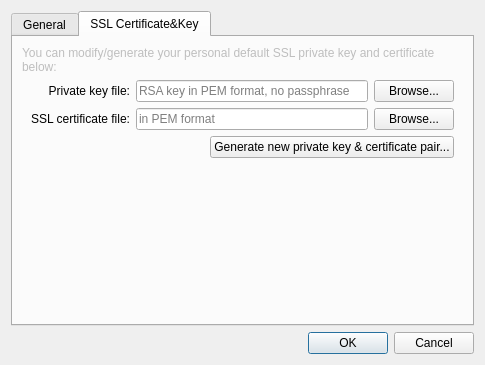
<?xml version="1.0" encoding="UTF-8"?>
<ui version="4.0">
 <class>UISettingsDialog</class>
 <widget class="QDialog" name="UISettingsDialog">
  <property name="geometry">
   <rect>
    <x>0</x>
    <y>0</y>
    <width>485</width>
    <height>365</height>
   </rect>
  </property>
  <property name="windowTitle">
   <string>User Settings</string>
  </property>
  <layout class="QVBoxLayout" name="verticalLayout">
   <item>
    <widget class="QTabWidget" name="tabWidget">
     <property name="currentIndex">
      <number>1</number>
     </property>
     <widget class="QWidget" name="tab_General">
      <attribute name="title">
       <string>General</string>
      </attribute>
      <layout class="QVBoxLayout" name="verticalLayout_2">
       <item>
        <widget class="QCheckBox" name="chkAutoOpenRecentOnStart">
         <property name="text">
          <string>Automatically open most recent profile when GUI starts</string>
         </property>
        </widget>
       </item>
       <item>
        <widget class="QCheckBox" name="chkMinimizeToTrayOnStart">
         <property name="text">
          <string>Minimize application to tray when GUI starts</string>
         </property>
        </widget>
       </item>
       <item>
        <widget class="QCheckBox" name="chkMinimizeToTray">
         <property name="text">
          <string>Minimize application to tray</string>
         </property>
        </widget>
       </item>
       <item>
        <widget class="QCheckBox" name="chkMinimizeToTrayOnClose">
         <property name="text">
          <string>Minimize application to tray when close button pressed</string>
         </property>
        </widget>
       </item>
       <item>
        <widget class="QCheckBox" name="chkAlwaysShowTray">
         <property name="text">
          <string>Always show tray icon</string>
         </property>
        </widget>
       </item>
       <item>
        <spacer name="verticalSpacer">
         <property name="orientation">
          <enum>Qt::Vertical</enum>
         </property>
         <property name="sizeHint" stdset="0">
          <size>
           <width>20</width>
           <height>40</height>
          </size>
         </property>
        </spacer>
       </item>
      </layout>
     </widget>
     <widget class="QWidget" name="tab_SSL">
      <attribute name="title">
       <string>SSL Certificate&amp;&amp;Key</string>
      </attribute>
      <layout class="QVBoxLayout" name="verticalLayout_3">
       <item>
        <widget class="QLabel" name="label">
         <property name="enabled">
          <bool>false</bool>
         </property>
         <property name="text">
          <string>You can modify/generate your personal default SSL private key and certificate below:</string>
         </property>
         <property name="wordWrap">
          <bool>true</bool>
         </property>
        </widget>
       </item>
       <item>
        <widget class="QWidget" name="grpSSL" native="true">
         <layout class="QGridLayout" name="gridLayout">
          <property name="topMargin">
           <number>0</number>
          </property>
          <property name="bottomMargin">
           <number>0</number>
          </property>
          <item row="0" column="2">
           <widget class="QPushButton" name="btnBrowsePrivateKeyFile">
            <property name="text">
             <string>Browse...</string>
            </property>
           </widget>
          </item>
          <item row="0" column="1">
           <widget class="QLineEdit" name="edtPrivateKeyFile">
            <property name="maxLength">
             <number>1024</number>
            </property>
            <property name="placeholderText">
             <string>RSA key in PEM format, no passphrase</string>
            </property>
           </widget>
          </item>
          <item row="1" column="0">
           <widget class="QLabel" name="label_7">
            <property name="text">
             <string>SSL certificate file:</string>
            </property>
            <property name="alignment">
             <set>Qt::AlignRight|Qt::AlignTrailing|Qt::AlignVCenter</set>
            </property>
           </widget>
          </item>
          <item row="0" column="0">
           <widget class="QLabel" name="label_8">
            <property name="text">
             <string>Private key file:</string>
            </property>
            <property name="alignment">
             <set>Qt::AlignRight|Qt::AlignTrailing|Qt::AlignVCenter</set>
            </property>
           </widget>
          </item>
          <item row="1" column="2">
           <widget class="QPushButton" name="btnBrowseSSLCertFile">
            <property name="text">
             <string>Browse...</string>
            </property>
           </widget>
          </item>
          <item row="3" column="0" colspan="3">
           <layout class="QHBoxLayout" name="hLayout_GenerateKeyCert">
            <property name="leftMargin">
             <number>0</number>
            </property>
            <property name="topMargin">
             <number>0</number>
            </property>
            <property name="rightMargin">
             <number>0</number>
            </property>
            <property name="bottomMargin">
             <number>0</number>
            </property>
            <item>
             <spacer name="hSpacer_GenerateKeyCert">
              <property name="orientation">
               <enum>Qt::Horizontal</enum>
              </property>
              <property name="sizeHint" stdset="0">
               <size>
                <width>40</width>
                <height>20</height>
               </size>
              </property>
             </spacer>
            </item>
            <item>
             <widget class="QPushButton" name="btnGenerateKeyCert">
              <property name="text">
               <string>Generate new private key &amp;&amp; certificate pair...</string>
              </property>
             </widget>
            </item>
           </layout>
          </item>
          <item row="1" column="1">
           <widget class="QLineEdit" name="edtSSLCertFile">
            <property name="maxLength">
             <number>1024</number>
            </property>
            <property name="placeholderText">
             <string>in PEM format</string>
            </property>
           </widget>
          </item>
         </layout>
         <zorder>label_7</zorder>
         <zorder>edtSSLCertFile</zorder>
         <zorder>btnBrowseSSLCertFile</zorder>
         <zorder>label_8</zorder>
         <zorder>edtPrivateKeyFile</zorder>
         <zorder>btnBrowsePrivateKeyFile</zorder>
        </widget>
       </item>
       <item>
        <spacer name="verticalSpacer_2">
         <property name="orientation">
          <enum>Qt::Vertical</enum>
         </property>
         <property name="sizeHint" stdset="0">
          <size>
           <width>20</width>
           <height>40</height>
          </size>
         </property>
        </spacer>
       </item>
      </layout>
     </widget>
    </widget>
   </item>
   <item>
    <widget class="QDialogButtonBox" name="buttonBox">
     <property name="orientation">
      <enum>Qt::Horizontal</enum>
     </property>
     <property name="standardButtons">
      <set>QDialogButtonBox::Cancel|QDialogButtonBox::Ok</set>
     </property>
    </widget>
   </item>
  </layout>
 </widget>
 <resources/>
 <connections>
  <connection>
   <sender>buttonBox</sender>
   <signal>accepted()</signal>
   <receiver>UISettingsDialog</receiver>
   <slot>accept()</slot>
   <hints>
    <hint type="sourcelabel">
     <x>248</x>
     <y>254</y>
    </hint>
    <hint type="destinationlabel">
     <x>157</x>
     <y>274</y>
    </hint>
   </hints>
  </connection>
  <connection>
   <sender>buttonBox</sender>
   <signal>rejected()</signal>
   <receiver>UISettingsDialog</receiver>
   <slot>reject()</slot>
   <hints>
    <hint type="sourcelabel">
     <x>316</x>
     <y>260</y>
    </hint>
    <hint type="destinationlabel">
     <x>286</x>
     <y>274</y>
    </hint>
   </hints>
  </connection>
 </connections>
</ui>
